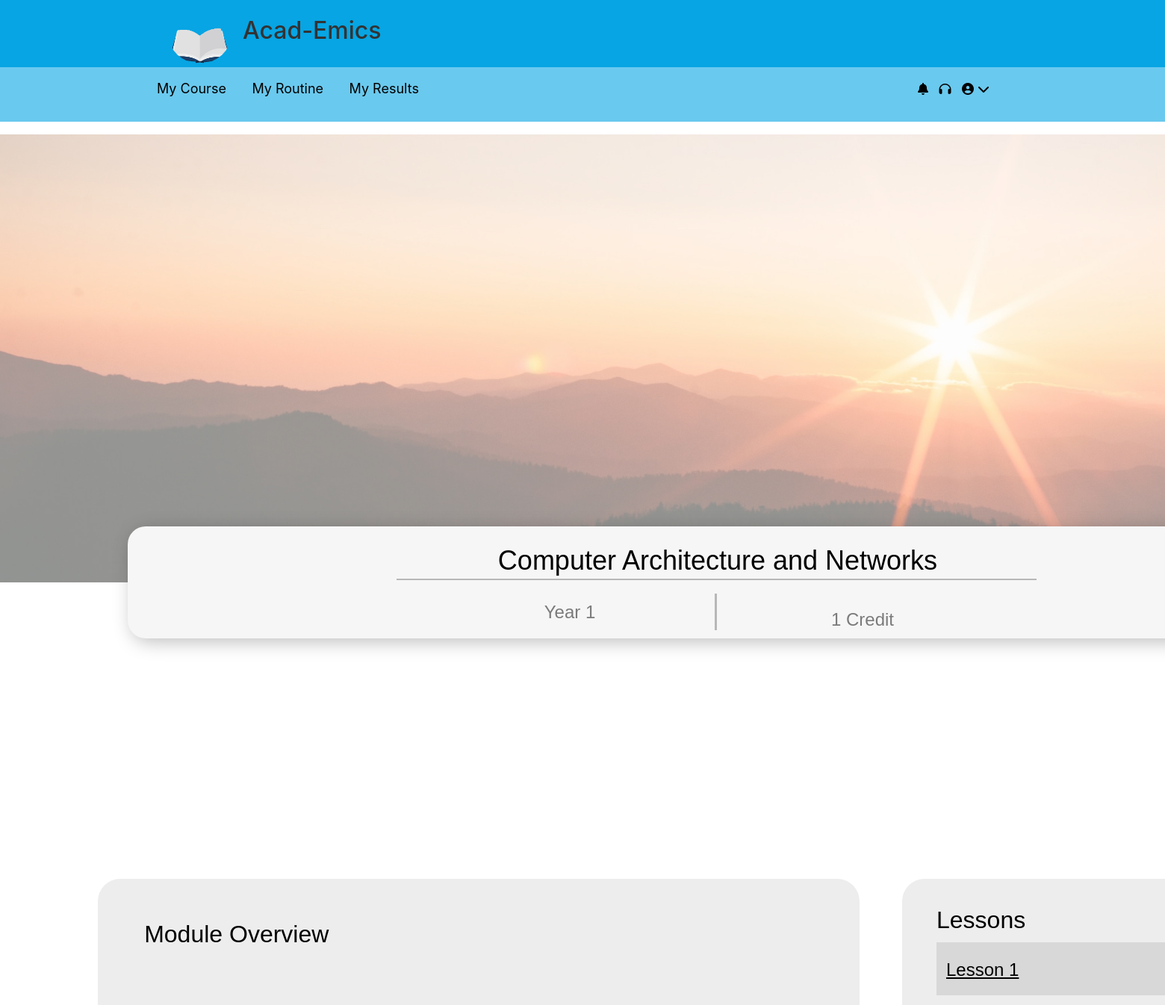
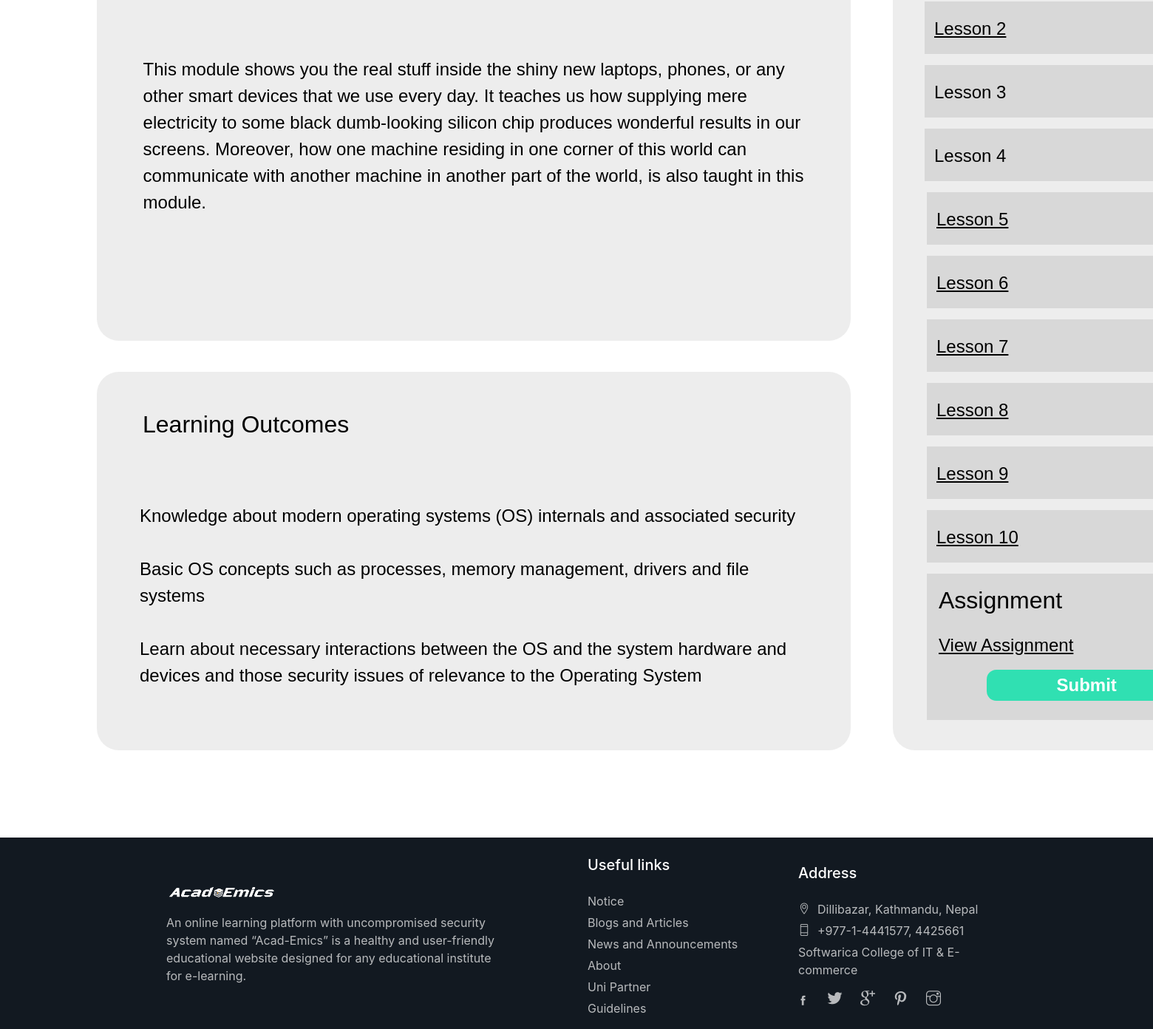
/mycourses/STW120CT, run on the app's committed database (2 pictures, top to bottom).
### courses/models.py (models this page shows)
class Modules(models.Model):    #Subject i.e. Digital forensics
    name= models.CharField(max_length=100)
    category= [
                ('1','1'),
                ('2','2'),
                ('3','3')]
    year= models.CharField(max_length=100,choices= category)  #Available year
    mod_code= models.CharField(max_length=9,validators=[MinLengthValidator(5), MaxLengthValidator(9)])
    description= models.TextField()
    credit= models.IntegerField()
    image= models.ImageField(blank=True)
    file = models.FileField(upload_to='files',blank=True)
    url = EmbedVideoField(blank=True)

### courses/views.py (the view)
# urls.py: path('<str:Mod_code>',views.modules_detail, name='modules_detail'),
def modules_detail(request, Mod_code):
    try:
        Mod = Modules.objects.get(mod_code=str(Mod_code))
    except Modules.DoesNotExist:
        raise Http404('Modules not found')
    return render(request, 'content.html',{
        'Mod': Mod,
    })

### templates/content.html
{% extends "base.html" %}
{% load static %}
{% block content %}
<link rel="stylesheet" href="{% static '/css/style1.css' %}">
<body>
    <div class="module-page">
        <div class="flex-col-1">
          <div class="course-name">
            <div class="overlap-group-2">
              <img class="d-qej-x2uc-p-bs" src="{% static '/img/banner.jpg' %}" />
              <div class="rectangle-13"></div>
              <img class="line-4" src="{% static '/img/Grey_background.jpg' %}" />
              <div class="real-world-project valign-text-middle poppins-medium-black-36px">{{Mod.name}}</div>
              <img class="line-5" src="{% static '/img/Grey_background.jpg' %}" />
              <div class="year-2 valign-text-middle poppins-medium-black-24px-2">Year {{Mod.year}}</div>
              <div class="address valign-text-middle poppins-medium-black-24px-2">{{Mod.credit}} Credit</div>
            </div>
          </div>
        </div>
        <div class="flex-row">
          <div class="flex-col">
            <div class="module-overview-1">
              <div class="overlap-group14">
                <div class="module-overview valign-text-middle poppins-medium-black-32px">Module Overview</div>
                <div class="module-description valign-text-middle poppins-medium-black-24px">
                  {{Mod.description}}
                </div>
              </div>
            </div>
            <div class="learning-outcomes">
              <div class="overlap-group13">
                <div class="learning valign-text-middle poppins-medium-black-24px">
                  Knowledge about modern operating systems (OS) internals and associated security<br /><br />Basic OS concepts
                  such as processes, memory management, drivers and file systems<br /><br />Learn about necessary interactions
                  between the OS and the system hardware and devices and those security issues of relevance to the Operating
                  System
                </div>
                <div class="learning-outcomes-1 valign-text-middle poppins-medium-black-32px">Learning Outcomes</div>
              </div>
            </div>
          </div>
          <div class="lessons">
            <div class="overlap-group3">
              <div class="lessons-1 valign-text-middle poppins-medium-black-32px">Lessons</div>
              <div class="lesson-1">
                <div class="overlap-group-1">
                  <a href="#"><div class="lesson- valign-text-middle poppins-medium-black-24px">Lesson 1</div></a>
                </div>
              </div>
              <div class="lesson--1">
                <div class="overlap-group-1">
                  <a href="#"><div class="lesson- valign-text-middle poppins-medium-black-24px">Lesson 2</div></a>
                </div>
              </div>
              <div class="lesson--1">
                <div class="overlap-group-1">
                  <a href="#"><div class="lesson--2 valign-text-middle poppins-medium-black-24px">Lesson 3</div></a>
                </div>
              </div>
              <div class="lesson--1">
                <div class="overlap-group-1">
                  <a href="#"><div class="lesson--2 valign-text-middle poppins-medium-black-24px">Lesson 4</div></a>
                </div>
              </div>
              <div class="lesson--3">
                <div class="overlap-group-1">
                  <a href="#"><div class="lesson- valign-text-middle poppins-medium-black-24px">Lesson 5</div></a>
                </div>
              </div>
              <div class="lesson--3">
                <div class="overlap-group-1">
                  <a href="#"><div class="lesson- valign-text-middle poppins-medium-black-24px">Lesson 6</div></a>
                </div>
              </div>
              <div class="lesson--3">
                <div class="overlap-group-1">
                  <a href="#"><div class="lesson- valign-text-middle poppins-medium-black-24px">Lesson 7</div></a>
                </div>
              </div>
              <div class="lesson--3">
                <div class="overlap-group-1">
                  <a href="#"><div class="lesson- valign-text-middle poppins-medium-black-24px">Lesson 8</div></a>
                </div>
              </div>
              <div class="lesson--3">
                <div class="overlap-group-1">
                  <a href="#"><div class="lesson- valign-text-middle poppins-medium-black-24px">Lesson 9</div></a>
                </div>
              </div>
              <div class="lesson--3">
                <div class="overlap-group-1">
                  <a href="#"><div class="lesson- valign-text-middle poppins-medium-black-24px">Lesson 10</div></a>
                </div>
              </div>
              <div class="assignment-1">
                <div class="overlap-group">
                  <div class="assignment valign-text-middle poppins-medium-black-32px">Assignment</div>
                  <a href="#"><div class="view-assignment valign-text-middle poppins-medium-black-24px">View Assignment</div></a>
                  <div class="overlap-group1">
                    <a href="#" id="subbtn"><div class="submit valign-text-middle poppins-bold-white-24px">
                      <span><span class="span0">Submit</span><span class="span1">&nbsp;</span> </span>
                    </div></a>
                  </div>
                </div>
              </div>
            </div>
          </div>
        </div>
      </div>
{% endblock %}

### static/css/style.css (style rules this page uses)
* { margin: 0px; padding:0px; }
body { font-family: 'Poppins', sans-serif; font-size: 16px; }
a { text-decoration: none; }
* { box-sizing: border-box; }
:root { --mist-gray: rgba(196, 196, 196, 0.3); }
.poppins-medium-black-32px { color: black; font-family: "Poppins-Medium", Helvetica; font-size: 32px; font-style: normal; font-weight: 500; }
.valign-text-middle { display: flex; flex-direction: column; justify-content: center; }
.module-description { height: 447px; letter-spacing: 0px; min-height: 447px; width: 897px; }
.poppins-medium-black-24px { color: black; font-family: "Poppins-Medium", Helvetica; font-size: 24px; font-style: normal; font-weight: 500; }
.learning { height: 391px; letter-spacing: 0px; min-height: 391px; width: 896px; }

### data on the page
Modules: name "Computer Architecture and Networks", year "1", credit "1", description "This module shows you the real stuff inside the shiny new laptops, phones, or any other smart devices that we use every day. It teaches us how supplying mere electricity to some black dumb-looking silicon chip produces wonderful results in our screens. Moreover, how one machine residing in one corner of this world can communicate with another machine in another part of the world, is also taught in this module."
